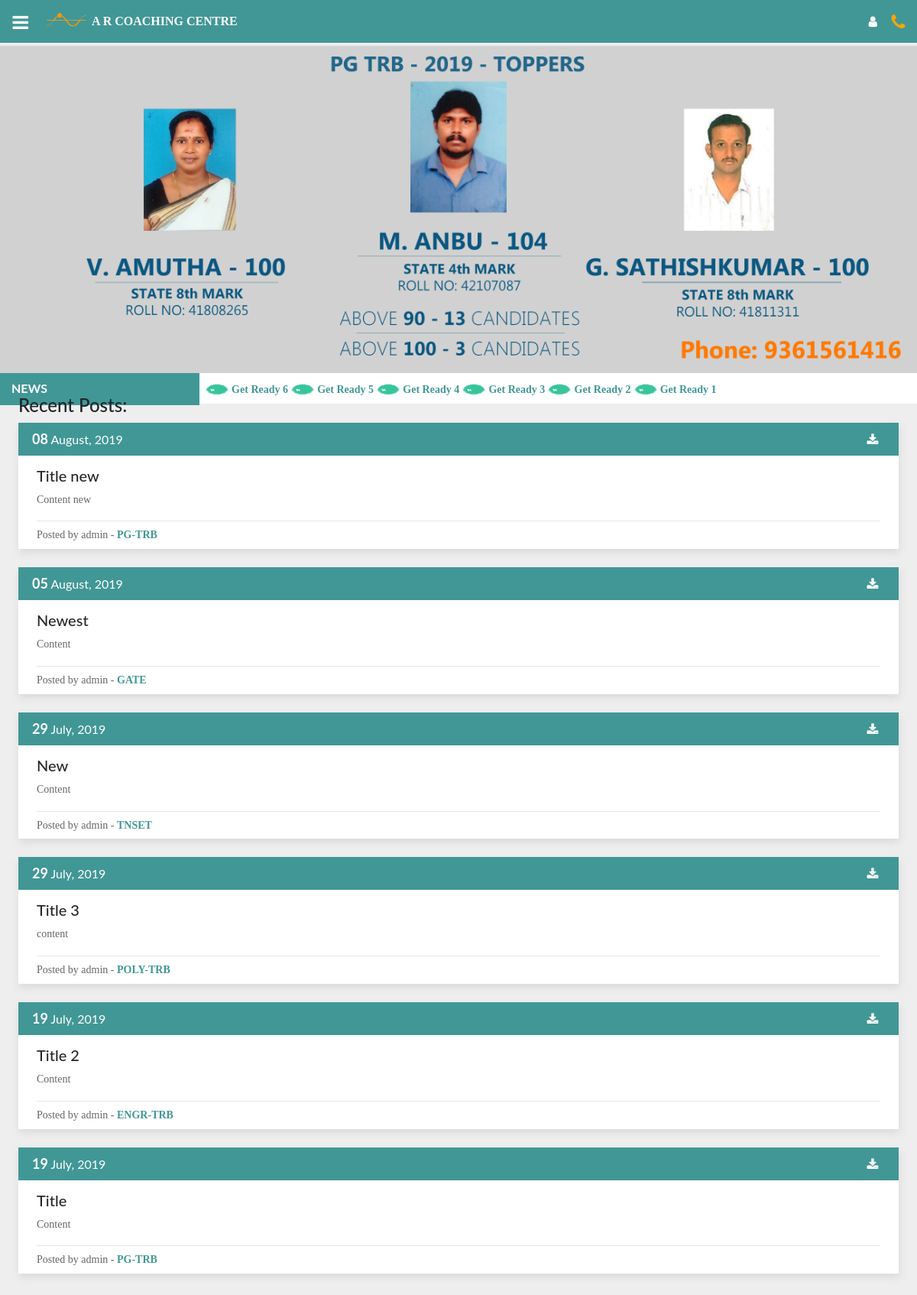
Page /m/ on the earlier database version.
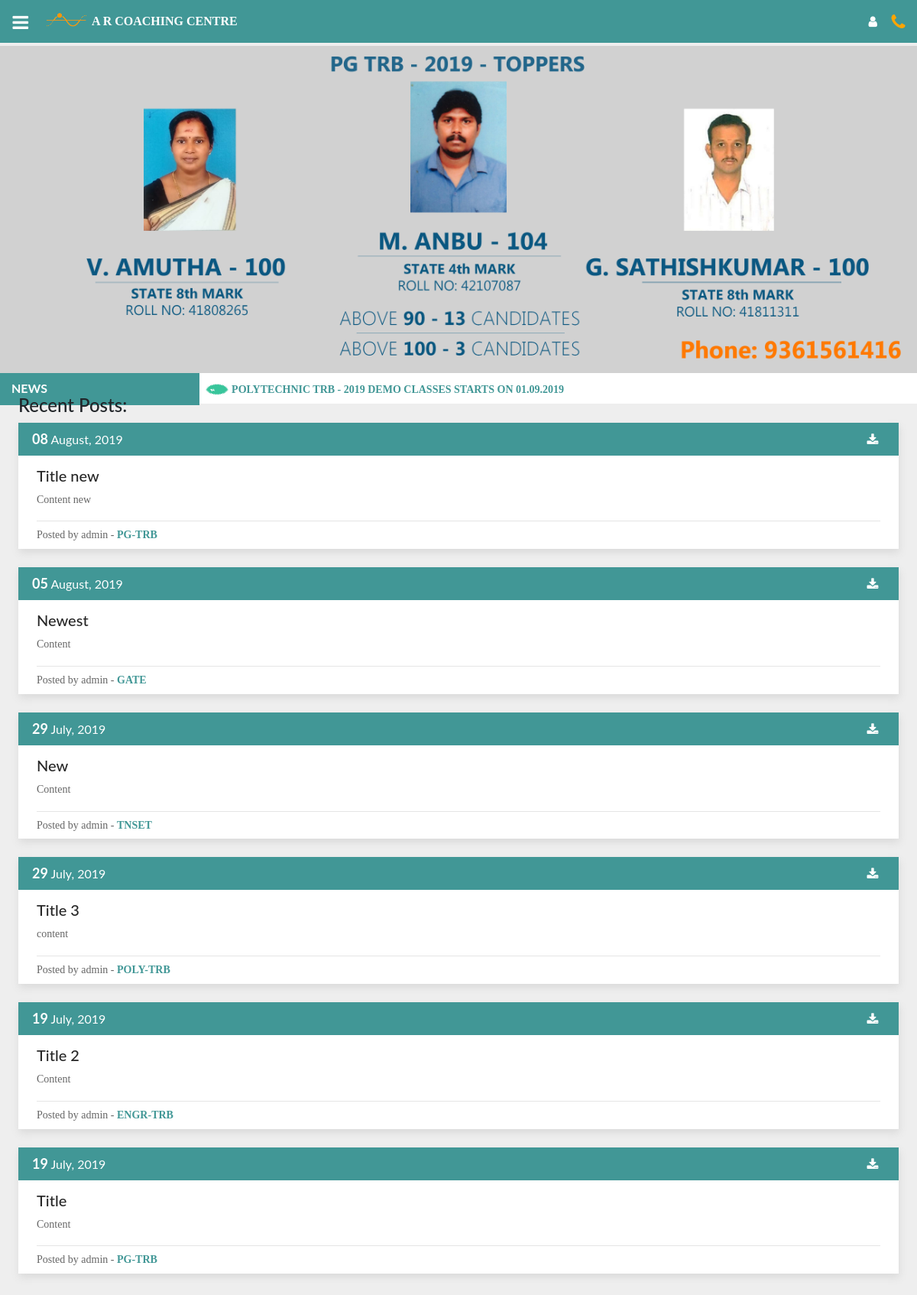
Same page on the later database version.
### blog/models.py (models this page shows, shortened)
class Announcement(models.Model):
	announcement = models.TextField(max_length=500)
	time = models.DateTimeField(default=timezone.now)
	author = models.ForeignKey(User, on_delete=models.CASCADE)

class Post(models.Model):
	CHOICES=(('PG TRB','PG TRB'),('POLY TRB','POLY TRB'),('ENGG TRB','ENGR TRB'),('TNSET','TNSET'),('GATE','GATE'),('SAMPLE MATERIALS','SAMPLE MATERIALS'))
	title = models.CharField(max_length=255)
	content = RichTextField()
	date_posted = models.DateTimeField(default=timezone.now)
	author = models.ForeignKey(User, on_delete=models.CASCADE)
	tag =  models.CharField(max_length=255, choices=CHOICES, null=False)
	link = models.CharField(max_length=255, blank=True)

### blog/mviews.py (the view)
# urls.py: path('', views.content, name="content"),
def content(request):
    context={
        'posts': Post.objects.all().exclude(tag='SAMPLE MATERIALS').order_by('date_posted'),
        'announces': Announcement.objects.all().order_by('-id')[:7]
       }
    return render(request, 'blog/mobile/content.html',context)

### blog/templates/blog/mobile/content.html (shortened to what this page needs)
{% extends "blog/mobile/base.html" %}
{% block content %}
    <img src="/static/img/banner1.jpg" width="100%">
    <div style="background-color: white;">
        <div class="row" style="width: 100%; height: 40px">
            <div class="left" style="width: 23%; background-color: rgb(65, 151, 150); padding: 8px; padding-left: 30px">
                <b style="color: white">NEWS</b>
            </div>
            <div class="right" style="width: 77%; border-left: white; padding: 8px">
                <marquee direction="left">
                    {% for Announce in announces %}
                    <img src="/static/img/new.gif" height=15 width=30>
                    <a style="font-size: 14px; color: rgb(65, 151, 150)"><b>{{Announce.announcement}}</b></a>
                    {% endfor %}
                </marquee>
            </div>
        </div>
    </div><br>
    <h4 style="padding-left: 2%;margin-top: -3% ;">Recent Posts:</h4>
<div style="width: 100%;">
    {% for Post in posts reversed %}
        <div class="post-body">
            <div class="post-head">
                <div>
                        <b style="font-size: 18px">{{Post.date_posted|date:"d"}}</b>
                        <c style="margin-top: 3%">{{Post.date_posted|date:"F, Y"}}</c>
                        <a href="http://{{Post.link}}" class="fa fa-download" style="color: white; float: right; padding-top: 6px"></a>
                </div>
            </div>
            <div class="post-content">
                <h5 style="color: rgb(39, 39, 39)">{{Post.title}}</h5>
                {{Post.content|safe}}
            </div>
            <div class="post-sub" style="padding: 6px 24px">
                <p style="margin: 0">Posted by {{Post.author}} - <b style="color: rgb(65, 151, 150)">{{Post.tag}}</b></p>
            </div>
        </div><br>
    {% endfor %}
</div>
<br>
{% endblock content%}

Differences in the rows shown:
removed Announcement: announcement "Get Ready 6"
removed Announcement: announcement "Get Ready 5"
removed Announcement: announcement "Get Ready 4"
removed Announcement: announcement "Get Ready 3"
removed Announcement: announcement "Get Ready 2"
removed Announcement: announcement "Get Ready 1"
added Announcement: announcement "POLYTECHNIC TRB - 2019 DEMO CLASSES STARTS ON 01.09.2019"
